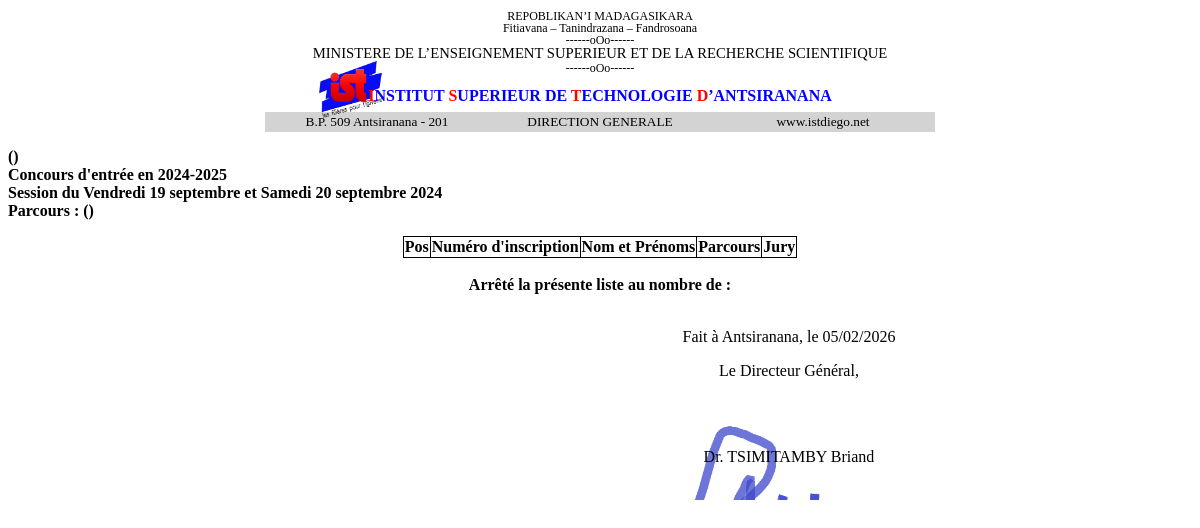
The page /repartition_jury.php on the database its author committed.
### tables this page shows
CREATE TABLE `date_concours` (
  `ID` int(11) NOT NULL,
  `Cycle` varchar(25) DEFAULT NULL,
  `Premier_Date` text DEFAULT NULL,
  `Deuxiem_Date` text DEFAULT NULL,
  `session` varchar(200) NOT NULL,
  `annee` varchar(10) NOT NULL,
  `annee_univ` varchar(10) NOT NULL
);

### repartition_jury.php (the view, shortened to what this page needs)
<?php
require 'connect.php';
$parcours=$_GET['id'];
?>
<!DOCTYPE html>
<html>
  <head>
  </head>
  <body>
    <page size="A4" backtop="10mm" backleft="10mm" backright="10mm" backbottom="10mm">
    <div class="tete">
    <p style="margin-top:-15px;font-size: 9pt;">REPOBLIKAN’I MADAGASIKARA</p>
    <p style="margin-top:-15px;font-size: 9pt;">Fitiavana – Tanindrazana – Fandrosoana</p>
    <p style="margin-top:-15px;font-size: 9pt;">------oOo------</p>
    <p style="margin-top:-15px;font-size: 11pt;">MINISTERE DE L’ENSEIGNEMENT SUPERIEUR ET DE LA RECHERCHE SCIENTIFIQUE</p>
    <p style="margin-top:-15px;font-size: 9pt;">------oOo------</p>
  <div class="logo">
    <img src="img/logo_ist.png">
  </div>
    <h5 style="margin-top:-40px;color:blue;"><span style="color:red;">I</span>NSTITUT
      <span style="color:red;">S</span>UPERIEUR DE <span style="color:red;">T</span>ECHNOLOGIE <span style="color:red;">D</span>’ANTSIRANANA</h5>
    <table class="ruban">
      <tr class="ruban">
        <td class="ruban">B.P. 509 Antsiranana - 201</td>
        <td class="ruban">DIRECTION GENERALE</td>
        <td class="ruban">www.istdiego.net</td>
      </tr>
    </table>
  </div>
<?php
$parcours_req=$bdd->prepare('SELECT * FROM parcours WHERE parcours_abrevie=?');
$parcours_req->execute(array($parcours));
$parcours_utile=$parcours_req->fetch();
if ($parcours_utile['grade_abrevie']=="DTS") {$cycle="cycle1";} else {$cycle="cycle2";}
$date_conc=$bdd->prepare('SELECT * FROM date_concours WHERE Cycle=?');
$date_conc->execute(array($cycle));
$date_concours=$date_conc->fetch();
 ?>
<b><p>
<?php echo $parcours_utile['ecole_complet']; ?> (<?php echo $parcours_utile['ecole_abrevie']; ?>)
<br>Concours d'entrée en
2024-2025
<br>Session du <?php echo $date_concours["Premier_Date"];?> et <?php echo $date_concours["Deuxiem_Date"];?> 2024
<br>Parcours : <?php echo $parcours_utile['parcours_complet']; ?> (<?php echo $parcours;?>)
</p></b>
  <table class="tableau">
  <tr>
      <th>Pos</th>
      <th>Numéro d'inscription</th>
      <th>Nom et Prénoms</th>
      <th>Parcours</th>
      <th>Jury</th>
  </tr>
</table>
  </page>
</body>
<br>
  <div class="chiffre_en_lettre">
    <b>
    Arrêté la présente liste au nombre de :
    </b>
  </div>
<br>
<div class="signatures">
<p style="text-align:center;">Fait à Antsiranana, le <span style="color:black;"> <?php echo date("d/m/Y");?></span></p>
<p style="text-align:center;">Le Directeur Général,</p>
<br><br>
<p style="text-align:center;">Dr. TSIMITAMBY Briand</p>
<br>
</div>
</html>

### repartition_jury.php (style rules this page uses)
* { font-family: Arial Narrow; font-size: 12pt; }
table, th, tr, td { border-collapse: collapse; border: 1px solid black; margin-right:auto; margin-left:auto; }
.tete { text-align: center; margin-top:2%; font-weight: normal; }
.ruban { background: lightgrey; font-size: 10pt; border-collapse: none; border-color: lightgrey; margin-right:auto; margin-left:auto; margin-top: -20px }
.ruban tr td { width: 220px; border-collapse: none; }
.logo img { margin-top: -30px; margin-left: -500px; width: 65px; height: 65px; }
.chiffre_en_lettre { text-align: center; }
h5 { margin-top: -20px; }
.signatures { margin-left: 100mm; text-align: center; background-image: url("img/dgs.png"); background-repeat: no-repeat; background-size: 70%; background-position: top; }

### rows shown on the page
date_concours: Premier_Date "Vendredi 19 septembre", Deuxiem_Date "Samedi 20 septembre"
